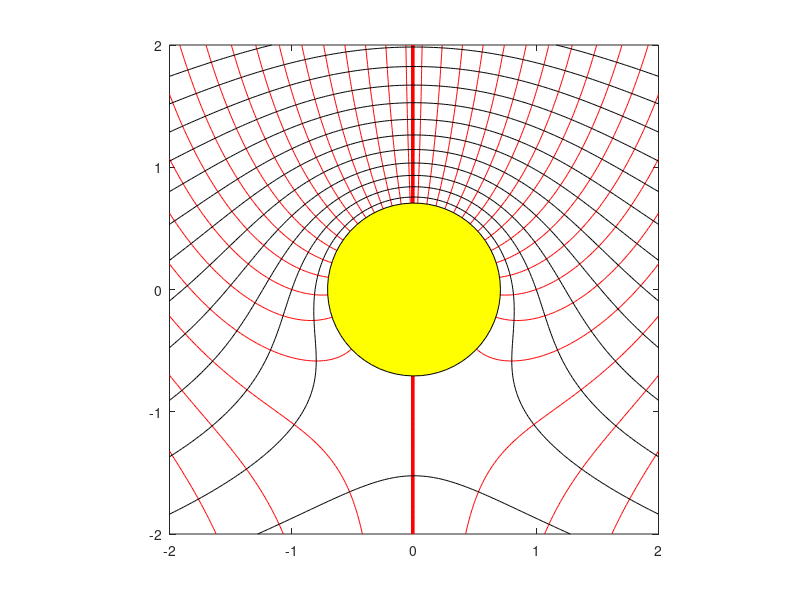
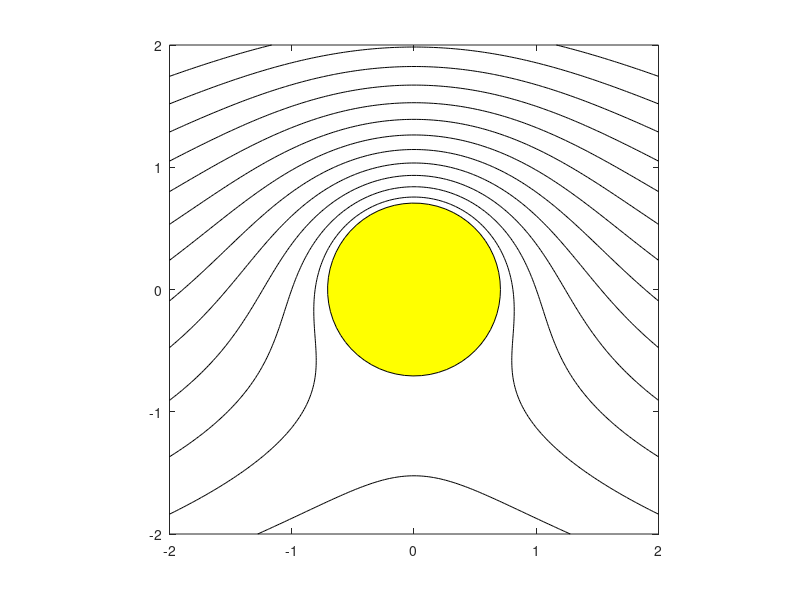
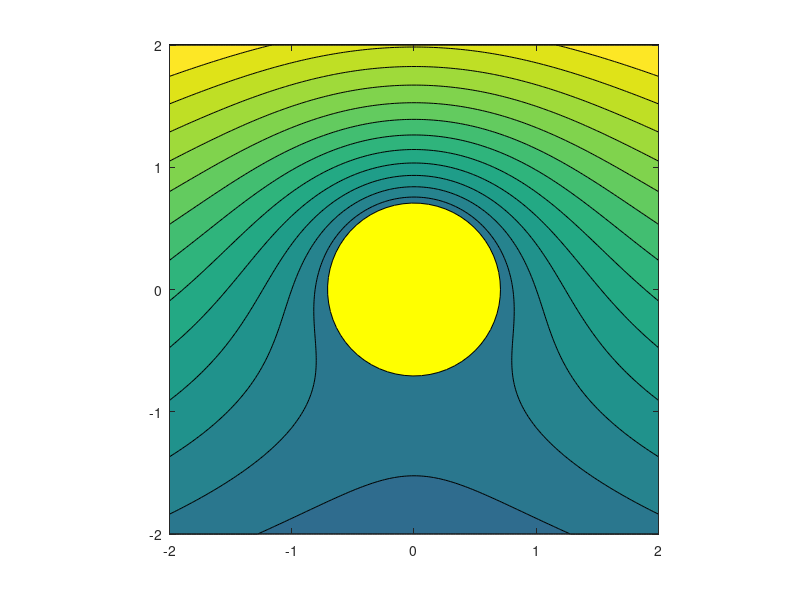

Recreate these plots in MATLAB, in order.
clc
clear all
close all

%lifiting flow over a circular cyliner


U = 1; 
mu =pi;%lifiting_cylinder_strength strength
R = sqrt(mu/(2*pi*U));
theta = 0:0.1:2*pi;
x1 = R*cos(theta);
y1 = R*sin(theta);
gama=4*pi*U*R;
%GRID*
x = -2:0.02:2;
y = -2:0.02:2;

for m = 1:length(x);
     for n = 1:length(y);
         xx(m,n) = x(m);
         yy(m,n) = y(n);
         % velocity potential function
         phi_lifting_cylinder(m,n) = U*x(m)+...
                                    (mu*x(m)/(2*pi*(x(m)^2+y(n)^2)))-...
                                    (gama/(2*pi))*atan(y(n)/x(m));
         %stream function
         psi_lifting_cylinder(m,n) = U*y(n)-...
                                   (mu*y(n)/(2*pi*(x(m)^2+y(n)^2)))+...
                                   (gama/(4*pi))*log(x(m)^2+y(n)^2);
     end
end
%plotting syntax

figure(1)
%psi-phi mesh
%equipotential lines
contour(xx,yy,phi_lifting_cylinder,[-3:0.3:3],'r')
hold on
%streamlines
contour(xx,yy,psi_lifting_cylinder,[-3:0.3:3],'k')
hold on
fill(x1,y1,'y')
axis square

figure(2)
%streamlines
contour(xx,yy,psi_lifting_cylinder,[-3:0.3:3],'k')
hold on
fill(x1,y1,'y')
axis square

figure(3)
%stream surfaces
contourf(xx,yy,psi_lifting_cylinder,[-3:0.3:3])
hold on
fill(x1,y1,'y')
axis square